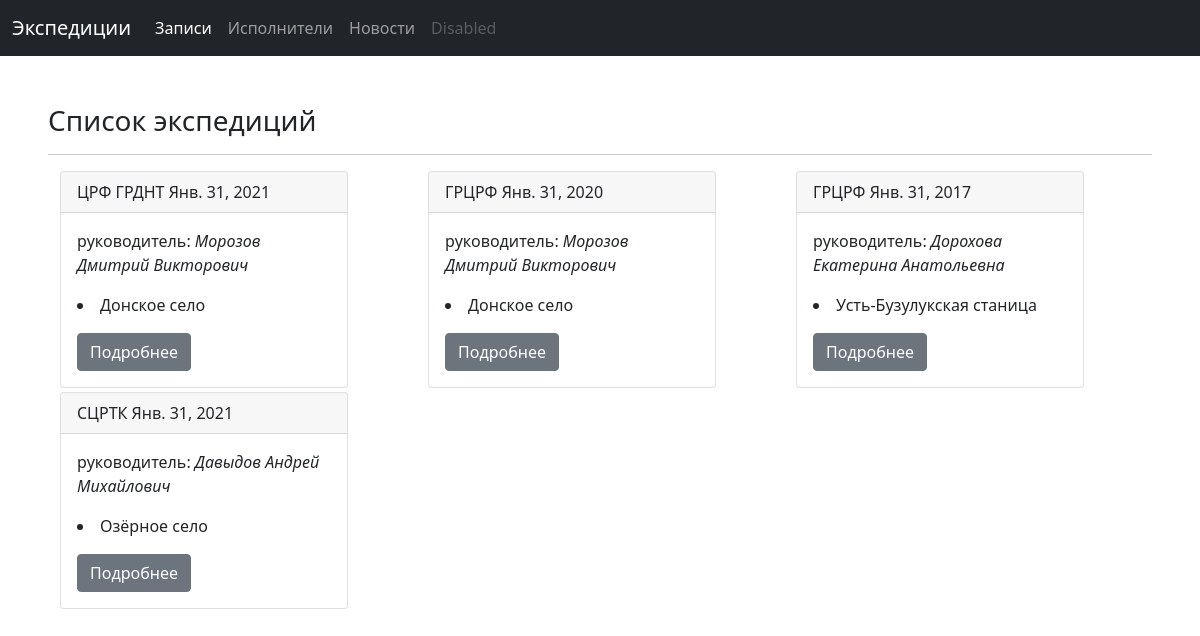
The page / on the database its author committed.
### folklore_base/apps/base/models.py (models this page shows, shortened)
class Expeditions(models.Model):
    begin_data_expedition = models.DateField(verbose_name='Дата начала экспедиции')
    end_data_expedition = models.DateField(verbose_name='Дата окончания экспедиции',
                                           null=True,
                                           blank=True)
    organisation_expedition = models.ForeignKey(Organisation,
                                                on_delete=models.DO_NOTHING,
                                                verbose_name='Организация')
    researcher_expedtion = models.ForeignKey(Researcher,
                                             on_delete=models.DO_NOTHING,
                                             verbose_name='Руководитель экспедиции')
    seanses_of_expedition = models.ManyToManyField(SeansOfRecord,
                                                   blank=True,
                                                   verbose_name='Сеансы записи')
    class Meta:
        verbose_name = 'Экспедиция'
        verbose_name_plural = 'Экспедиции'

class Organisation(models.Model):
    name_organisation = models.CharField(max_length=30,
                                         verbose_name='Аббревиатура')
    full_name_organisation = models.CharField(max_length=120,
                                              verbose_name='Полное наименование')
    email_organisation = models.EmailField(blank=True,
                                           verbose_name='Email')
    about_organisation = models.TextField(blank=True,
                                          verbose_name='Дополнительная информация')
    class Meta:
        verbose_name = 'Организация'
        verbose_name_plural = 'Организации'
    def __str__(self):
        return self.name_organisation

class Researcher(models.Model):
    fio_researcher = models.CharField(max_length=50,
                                      help_text='Фамилия Имя Отчество',
                                      verbose_name='ФИО')
    email_researcher = models.EmailField(blank=True,
                                         verbose_name='Email')
    about_researcher = models.TextField(blank=True,
                                        verbose_name='Дополнительная информация')
    class Meta:
        verbose_name = 'Исследователь'
        verbose_name_plural = 'Исследователи'
    def __str__(self):
        return self.fio_researcher

class SeansOfRecord(models.Model):
    id_of_seance_of_record = models.AutoField(primary_key=True)
    data_seans_of_record = models.DateField(verbose_name='Дата сеанса записи')
    place_of_record = models.ForeignKey(Naspunkt,
                                        on_delete=models.DO_NOTHING,
                                        verbose_name='Место записи')
    informant_of_seanse = models.ManyToManyField(Informant,
                                                 verbose_name='Информанты сеанса')
    class Meta:
        verbose_name = 'Сеанс записи'
        verbose_name_plural = 'Сеансы записи'

class Naspunkt(models.Model):
    rajon_naspunkt = models.ForeignKey(Rajon, on_delete=models.DO_NOTHING,
                                 verbose_name='Район')
    naspunkt_name = models.CharField(max_length=30,
                                     help_text='Населённый пункт',
                                     verbose_name='Населённый пункт')
    class Meta:
        verbose_name = 'Населённый пункт'
        verbose_name_plural = '04 Населенные пункты'
    def __str__(self):
        return self.naspunkt_name

### folklore_base/apps/base/views.py (the view)
# urls.py: path('', ExpeditionsList.as_view(), name = 'expeditions' ),
class ExpeditionsList(ListView):
    model = Expeditions
    template_name = 'expeditions.html'

### folklore_base/apps/base/templates/expeditions.html (shortened to what this page needs)
{% extends 'base.html' %}
{% block content %}
<h3>Список экспедиций</h3> <hr>
<div class="container">
  <div class="row">
{% for exp in object_list %}
<div class="col-sm">
<div class="card mb-1" style="width: 18rem;">
  <div class="card-header">
  {{ exp.organisation_expedition }} {{ exp.begin_data_expedition }}
  </div>
  <div class="card-body">
    руководитель: <i>{{ exp.researcher_expedtion }}</i>
    <p class="card-text">
      {% for seance in exp.seanses_of_expedition.all %}
      <li>{{ seance.place_of_record }} <br>
      {% endfor %}</p>
    <a href='{% url "seances" exp.pk %}' class="btn btn-secondary">Подробнее</a>
  </div>
</div>
</div>
{% endfor %}
</div>
</div>
{% endblock content %}

### rows shown on the page
Expeditions: organisation_expedition "ЦРФ ГРДНТ", begin_data_expedition "Янв. 31, 2021", researcher_expedtion "Морозов Дмитрий Викторович"
SeansOfRecord: place_of_record "Донское село"
Expeditions: organisation_expedition "ГРЦРФ", begin_data_expedition "Янв. 31, 2020", researcher_expedtion "Морозов Дмитрий Викторович"
SeansOfRecord: place_of_record "Донское село"
Expeditions: organisation_expedition "ГРЦРФ", begin_data_expedition "Янв. 31, 2017", researcher_expedtion "Дорохова Екатерина Анатольевна"
SeansOfRecord: place_of_record "Усть-Бузулукская станица"
Expeditions: organisation_expedition "СЦРТК", begin_data_expedition "Янв. 31, 2021", researcher_expedtion "Давыдов Андрей Михайлович"
SeansOfRecord: place_of_record "Озёрное село"
